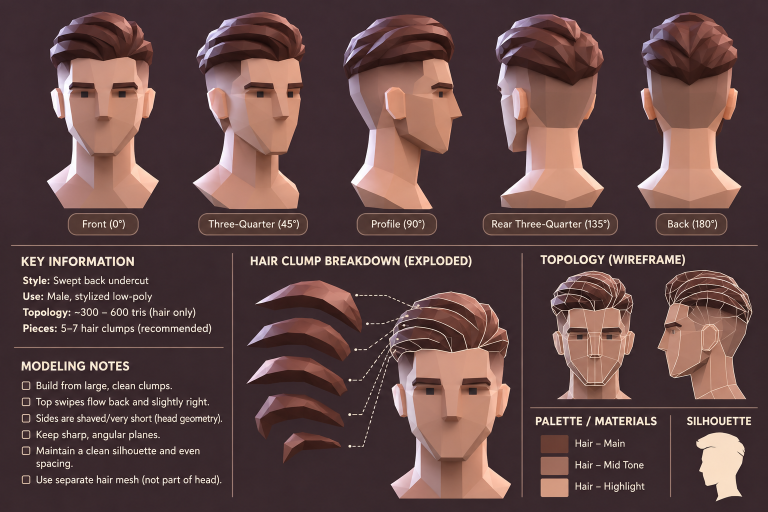
#> input picture tools/sculpt/ref/hair-swept-undercut.png, 1536 x 1024 px (shown at 1/2 size)
$ python lowhairsheet.py ref/hair-swept-undercut.png
#> lines starting #> are read from the running program, lines starting #| are printed output that depends on the picture; after the words box and inside, x2 and y2 are one past the last pixel; in counts of white or black regions, pixels touching at a corner belong together
# The swept-back hair's sheet read off (tools/sculpt/ref/hair-swept-undercut.png, its top 430 rows, five views): per
# view the figure (anything not the plain background), the hair's exact silhouette, and the face's landmarks found by
# their colour components. Writes tools/sculpt/hairs/swept-sheet.json: { w, h, fig: runs per row, hair: runs per row,
# marks: { view: { name: [x, y] } } } (runs: [x0, x1) pairs), and the hair's silhouette as swept-mask.json / .png for
# tools/sculpt/lowhairhull.mjs.
#
#  fig    the background is one flat colour (its corner's); a pixel is the figure where it is over BG_D off it.
#  hair   the hair's lower edge per column: within EDGE_BAND px of the hand-traced edge (tools/sculpt/hairs/
#         swept-trace.json), the row where the hair's dark underside gives onto the lighter skin or buzz below (the
#         luminance's step), helped a little by the colours' vote (each pixel the nearer of two colour sets, k-means of
#         sure hair and sure skin in that view), the rows of neighbouring columns chosen together (a step of a row
#         costs JUMP). The hair is each column of the figure from its top down to that row.
#  marks  pupils: the dark square components (8-18 px a side); brows: the dark bars (over 25 px long, under 16 tall)
#         at the brows' rows, their two ends (the middle of the end column's run) and middle; the profile's nose tip
#         (the figure's furthest pixel forward in the nose's rows) and chin (its furthest forward under the mouth); the
#         ears' middles across, by hand (EARS).
#
#   python3 tools/sculpt/lowhairsheet.py
import json, os, sys
import numpy as np
from PIL import Image

D = os.path.dirname(os.path.abspath(__file__))
im = np.asarray(Image.open(os.path.join(D, 'ref/hair-swept-undercut.png')).convert('RGB')).astype(float)[:430]
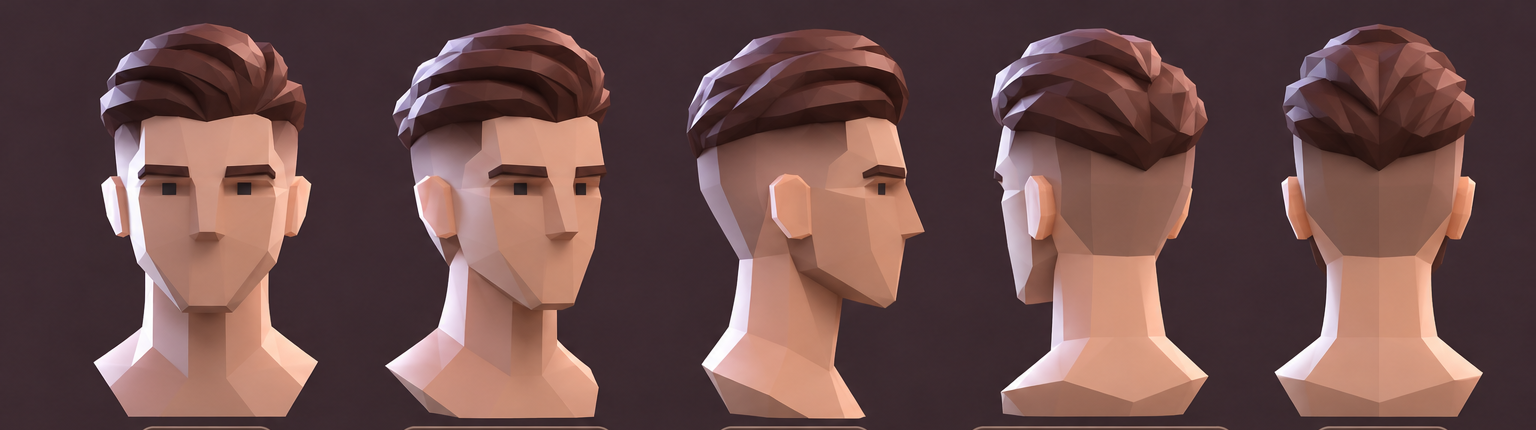
#> im: shape (430, 1536, 3) float64; mean R, G, B 107.4, 76.4, 74.2
H, W = im.shape[:2]
#> H = 430; W = 1536
R, G, B = im[..., 0], im[..., 1], im[..., 2]
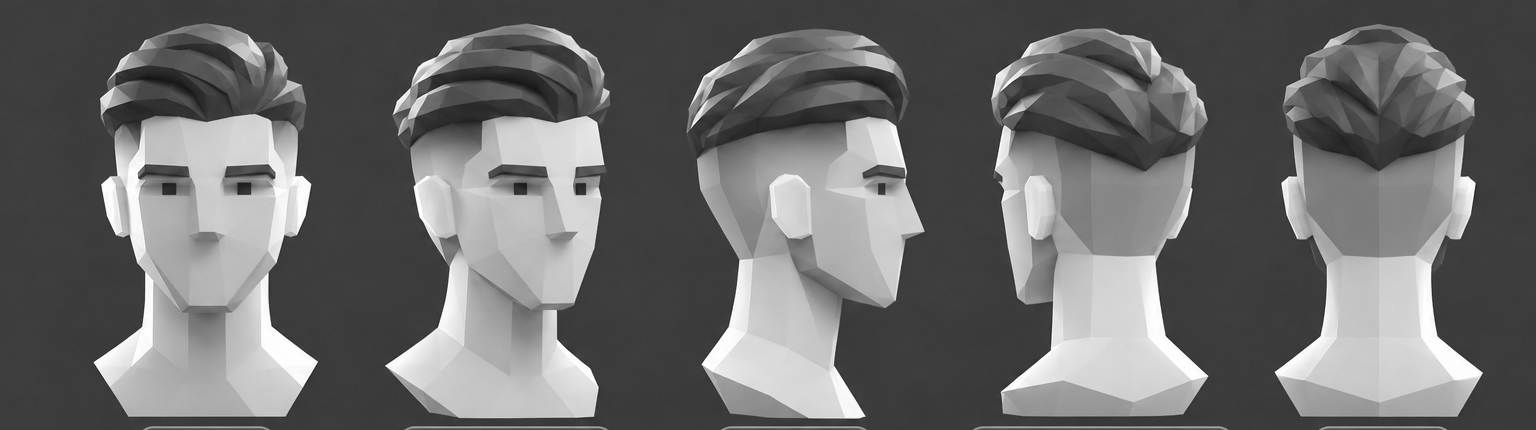
#> R: shape (430, 1536) float64; min 20, max 255, mean 107.4
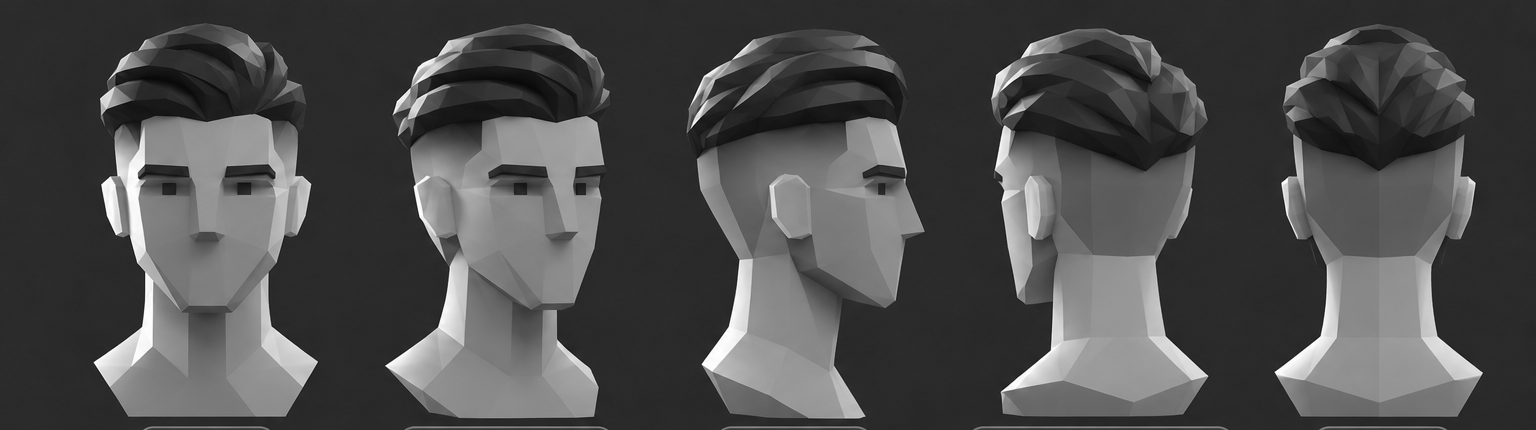
#> G: shape (430, 1536) float64; min 4, max 255, mean 76.4
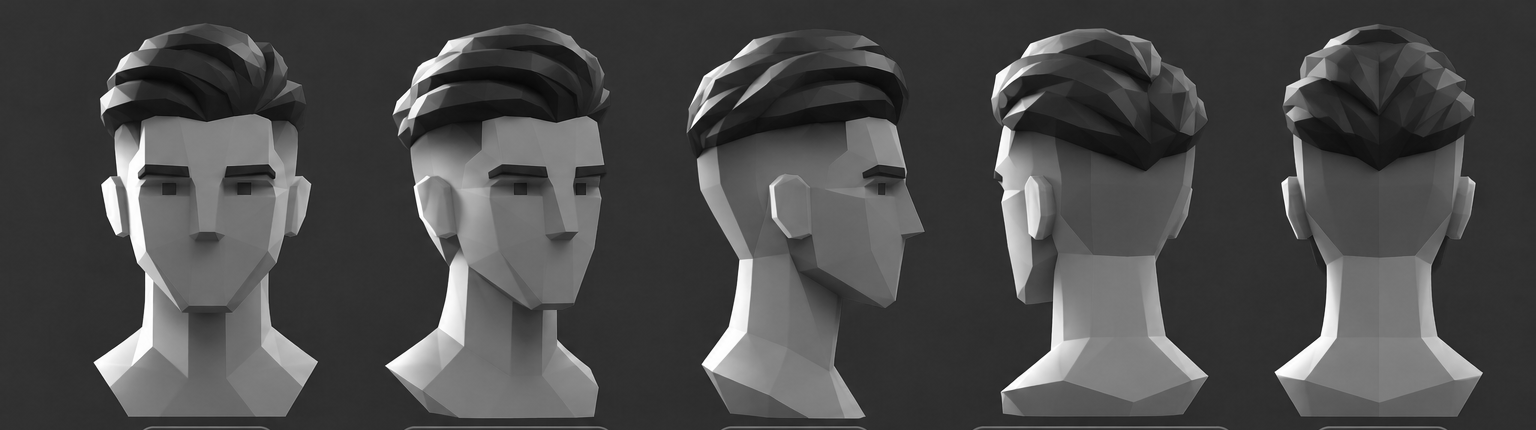
#> B: shape (430, 1536) float64; min 7, max 255, mean 74.2
lum = 0.3 * R + 0.59 * G + 0.11 * B
SPAN = {'front': (40, 370), 'q3': (345, 660), 'profile': (650, 960), 'r3': (960, 1260), 'back': (1260, 1530)}
BG_D, EDGE_BAND, JUMP, VOTE = 22, 9, 6, 1

bg = im[5:15, 5:15].reshape(-1, 3).mean(0)
#> bg = [61.1, 43.7, 50.05]
fig = np.sqrt(((im - bg) ** 2).sum(-1)) > BG_D
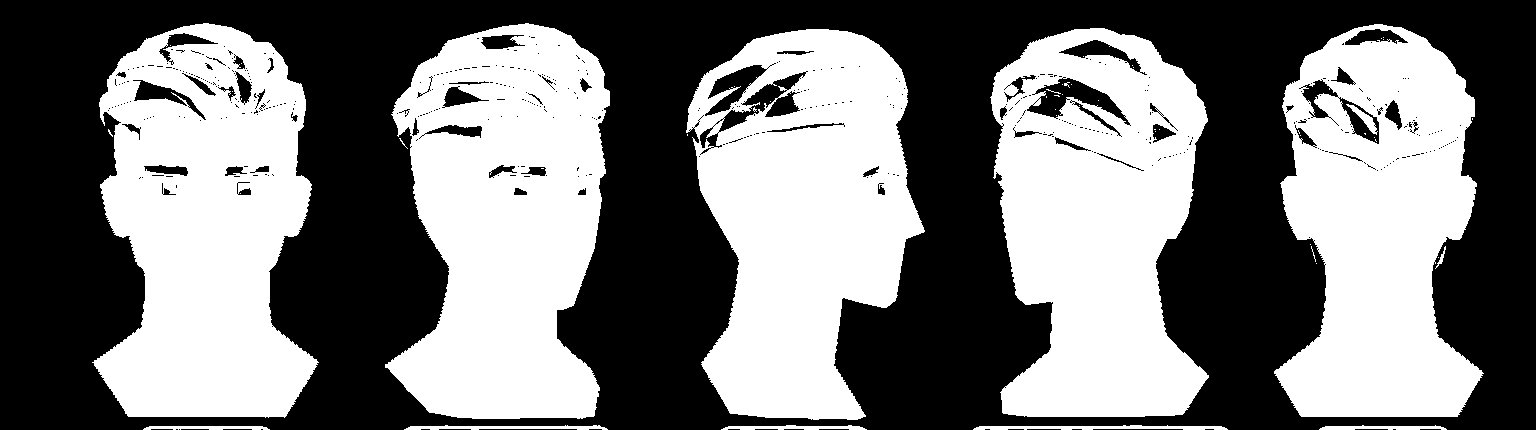
#> fig: shape (430, 1536) bool; 47.2% white; 54 white regions (42 under 20 px), largest, box (x1, y1, x2, y2) and area: (385, 23, 610, 419) 64050, (92, 23, 319, 418) 63724, (686, 29, 925, 420) 61954


def label(m):
    """4-connected components of a mask: a list of (ys, xs)."""
    h, w = m.shape; seen = np.zeros_like(m, bool); out = []
    for y0, x0 in zip(*np.nonzero(m)):
        if seen[y0, x0]: continue
        st = [(y0, x0)]; seen[y0, x0] = True; py = []; px = []
        while st:
            y, x = st.pop(); py.append(y); px.append(x)
            for yy, xx in ((y + 1, x), (y - 1, x), (y, x + 1), (y, x - 1)):
                if 0 <= yy < h and 0 <= xx < w and m[yy, xx] and not seen[yy, xx]: seen[yy, xx] = True; st.append((yy, xx))
        out.append((np.array(py), np.array(px)))
    return out


def kmeans(X, k, it=20, seed=1):
    rng = np.random.default_rng(seed); C = X[rng.choice(len(X), k, replace=False)]
    for _ in range(it):
        a = ((X[:, None] - C[None]) ** 2).sum(-1).argmin(1)
        C = np.array([X[a == j].mean(0) if (a == j).any() else C[j] for j in range(k)])
    return C


# ---- the hair: its lower edge per column, refined off the traced one --------------------------------------------------
#> (the run stopped early here; a loop or call above may not have finished)

$ run again, with tools/sculpt/ref/arm-lowpoly-female.png copied over tools/sculpt/ref/hair-swept-undercut.png
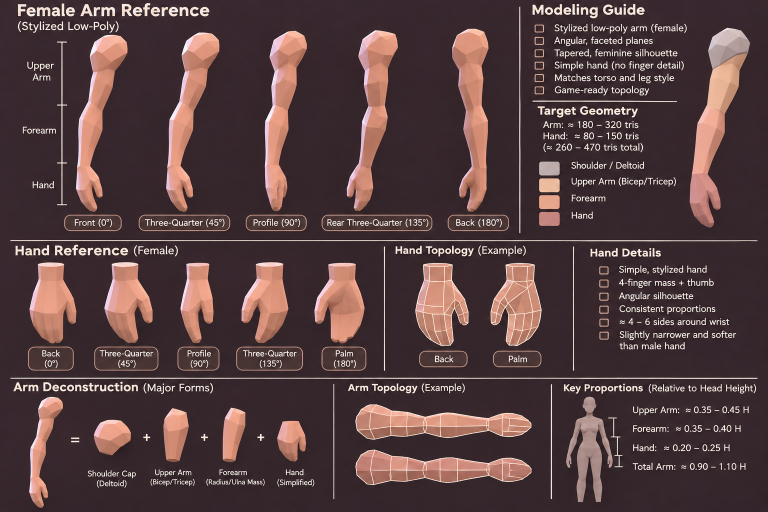
#> input picture tools/sculpt/ref/arm-lowpoly-female.png, 1536 x 1024 px (shown at 1/2 size)
#> `R, G, B = im[..., 0], im[..., 1], im[..., 2]`:
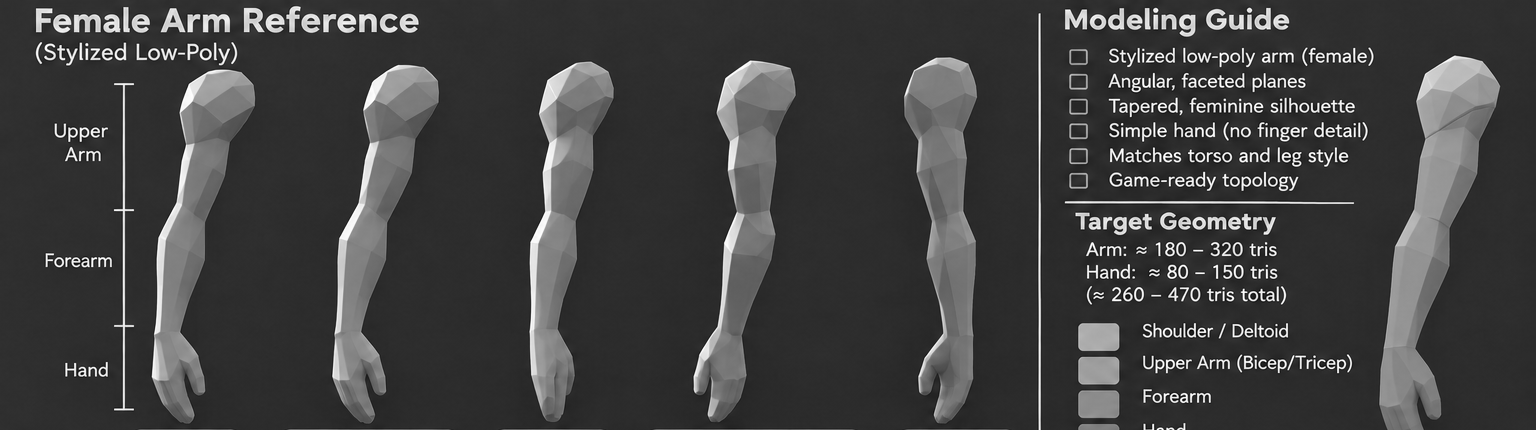
#> B: shape (430, 1536) float64; min 0, max 255, mean 64.6
#> bg = [56.9, 40.81, 47.26]
#> `fig = np.sqrt(((im - bg) ** 2).sum(-1)) > BG_D`:
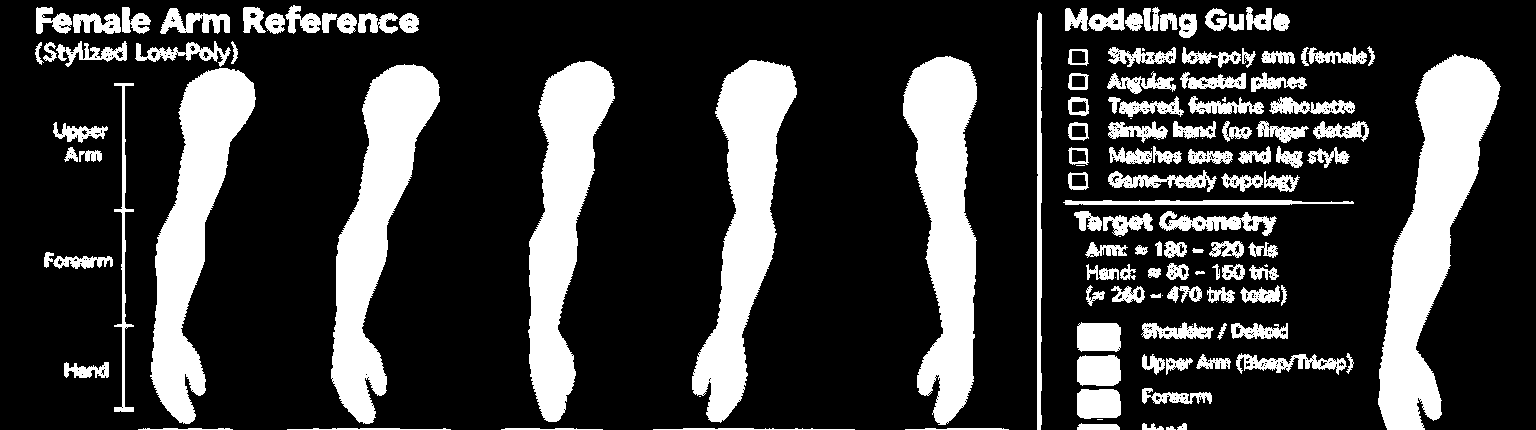
#> fig: shape (430, 1536) bool; 22.5% white; 140 white regions (19 under 20 px), largest, box (x1, y1, x2, y2) and area: (1378, 54, 1501, 430) 20231, (903, 56, 977, 425) 16938, (692, 60, 797, 423) 16759

$ run again, with tools/sculpt/ref/arm-lowpoly-male.png copied over tools/sculpt/ref/hair-swept-undercut.png
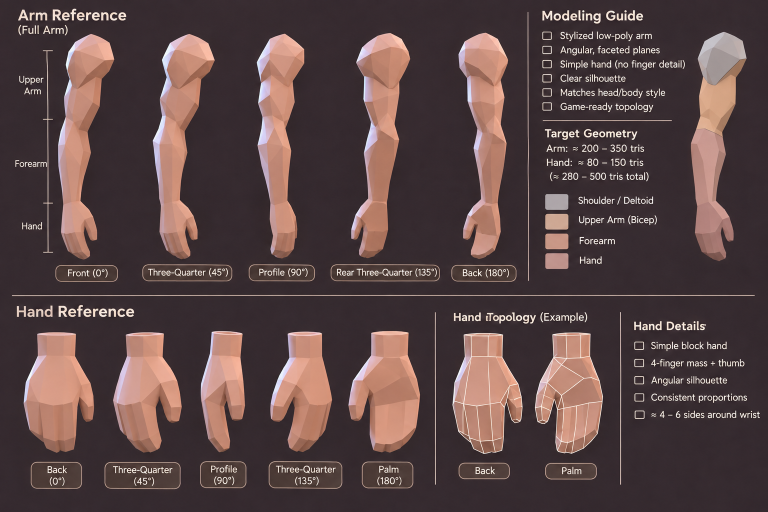
#> input picture tools/sculpt/ref/arm-lowpoly-male.png, 1536 x 1024 px (shown at 1/2 size)
#> `R, G, B = im[..., 0], im[..., 1], im[..., 2]`:
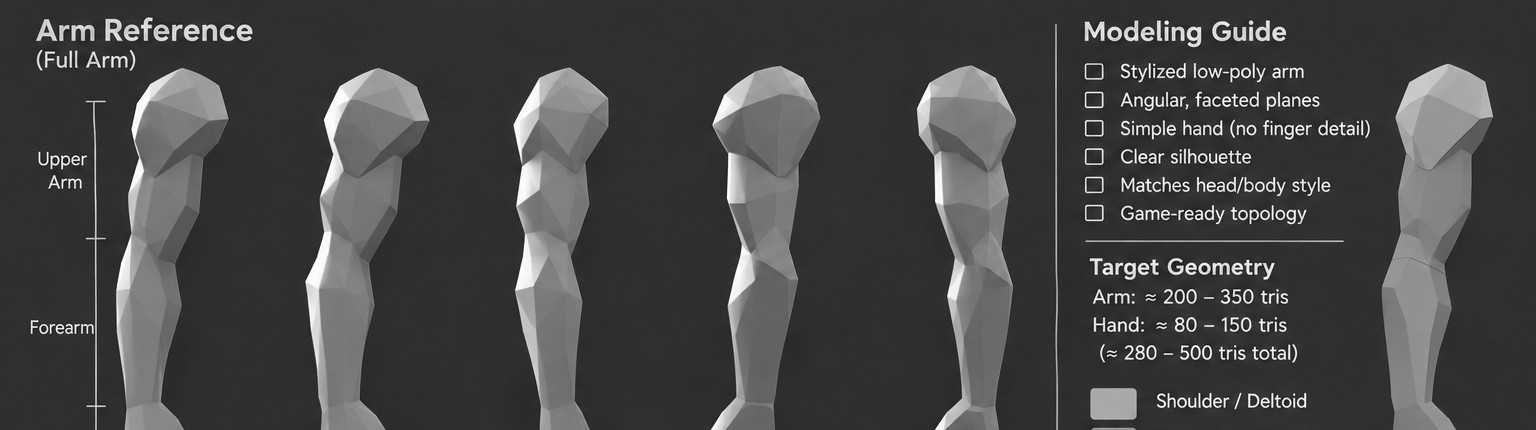
#> B: shape (430, 1536) float64; min 2, max 255, mean 69.7
#> bg = [53.9, 42.92, 47.45]
#> `fig = np.sqrt(((im - bg) ** 2).sum(-1)) > BG_D`:
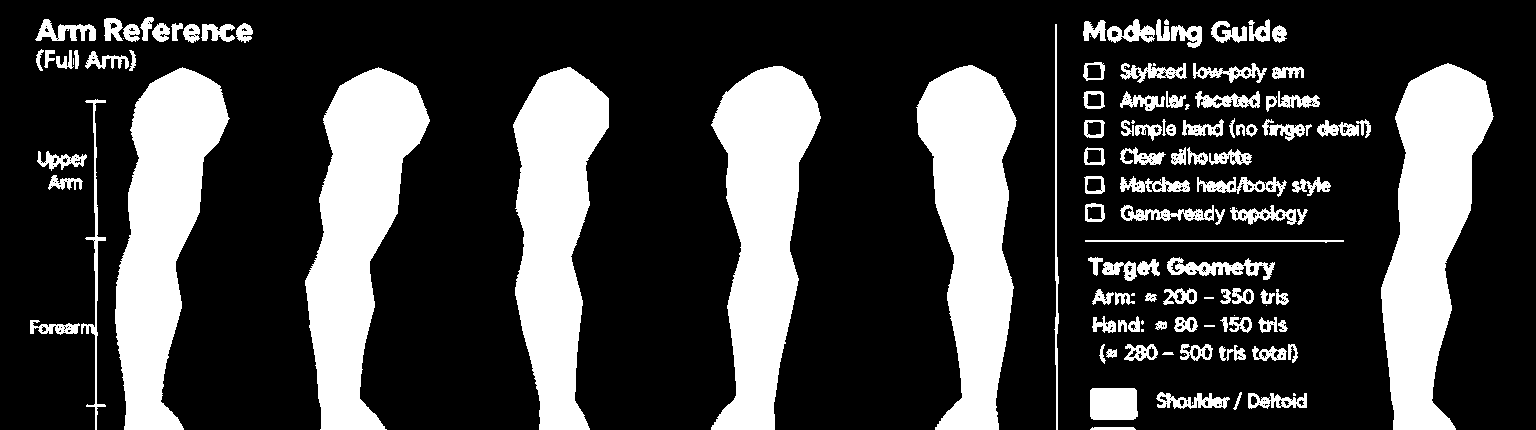
#> fig: shape (430, 1536) bool; 25.4% white; 130 white regions (22 under 20 px), largest, box (x1, y1, x2, y2) and area: (305, 67, 430, 430) 24063, (1381, 63, 1494, 430) 23632, (711, 66, 821, 430) 23509
